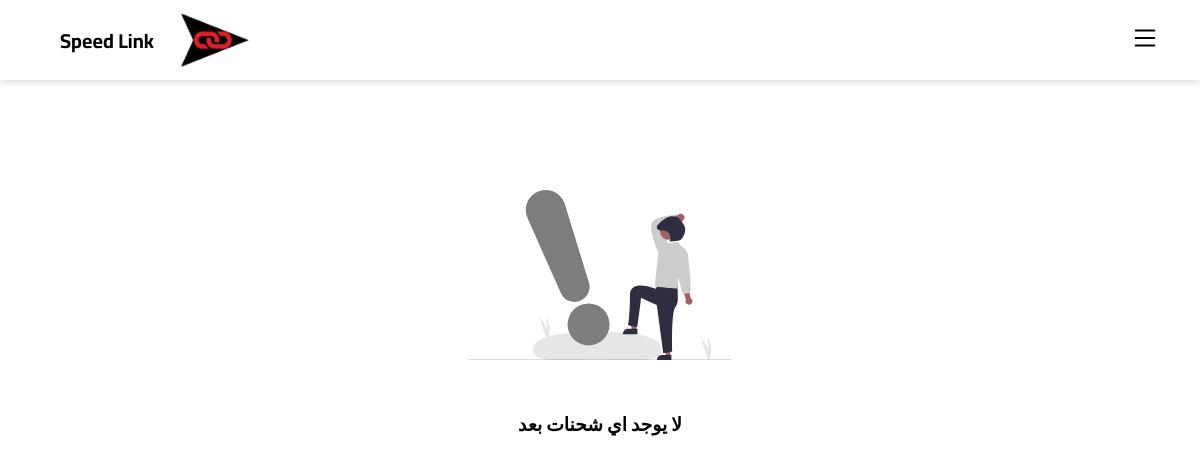
The app's page /stop, older data.
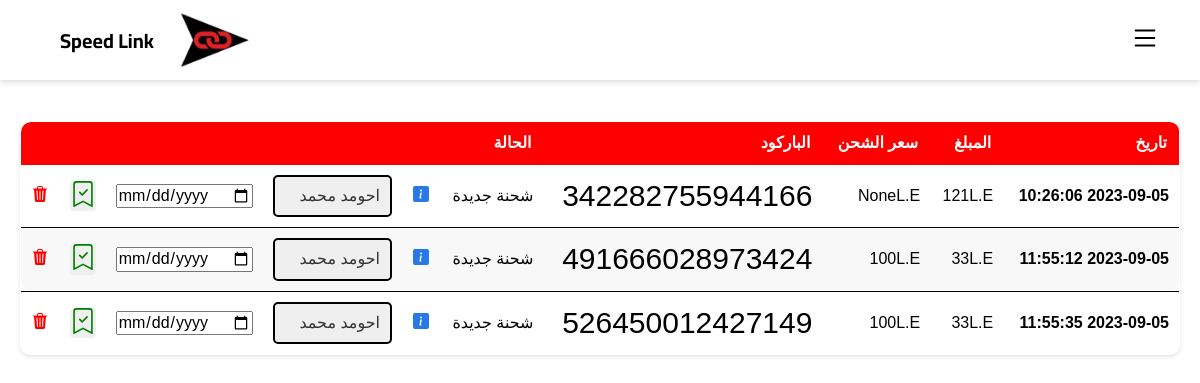
The same page, newer data.
### app.py (models this page shows)
class Shipment(db.Model):
    id = db.Column(db.Integer, primary_key=True)
    barcode = db.Column(db.String(15))
    shipper_username = db.Column(db.Integer)
    status = db.Column(db.String(50))
    delivery_id = db.Column(db.Integer)
    shipper_name = db.Column(db.String(100))
    shipper_phone_1 = db.Column(db.String(11))
    shipper_phone_2 = db.Column(db.String(11))
    shipper_address = db.Column(db.String(200))
    shipper_city = db.Column(db.String(100))
    shipper_wallet_code = db.Column(db.String(15))
    shipper_note = db.Column(db.Text)
    recipient_name = db.Column(db.String(100))
    recipient_phone_1 = db.Column(db.String(15))
    recipient_phone_2 = db.Column(db.String(15))
    recipient_address = db.Column(db.String(200))
    recipient_city = db.Column(db.String(100))
    recipient_note = db.Column(db.Text)
    pprice = db.Column(db.Integer)
    dprice = db.Column(db.Integer)
    tprice = db.Column(db.Integer)
    shipment_status = db.Column(db.String(100))
    date = db.Column(db.String(23))
    delivery_date = db.Column(db.String(20))
    aws_code = db.Column(db.String(25))
    how = db.Column(db.String(25))

### app.py (the view)
@app.route('/stop')
def stop():
    log = Shipment.query.filter_by(delivery_date=None,status='stop').all()
    u = Delivery.query.all()
    return render_template('sendtodelivery.html',infoL=log,u=u)

### templates/sendtodelivery.html (shortened to what this page needs)
{% extends 'base.html' %} {% block content %}
<link href="https://fonts.cdnfonts.com/css/barcode-font" rel="stylesheet">
{% if infoL %}
<table>
    <thead>
        <tr>
            <th>تاريخ</th>
            <th>المبلغ</th>
            <th>سعر الشحن</th>
            <th>الباركود</th>
            <th>الحالة</th>
            <th></th>
            <th></th>
            <th></th>
            <th></th>
            <th></th>
        </tr>
    </thead>
    <tbody>
       {% for log in infoL%}
        <tr>
            <td class="date"><strong>{{ log.date }}</strong></td>
            <td>{{ log.pprice }}L.E</td>
            <td>{{ log.dprice }}L.E</td>
            <td><p class="code">{{ log.barcode }}</p></td>
            <td>{{ log.shipment_status }}</td>
            <td><a href="/track/{{log.barcode}}" class="details-btn"></a></td>
            <form action="/setship" method="POST">
            <td><select name="dvid" id="dropdown">
                {% for user in u %}
                <option value="{{ user.id }}">{{ user.name }}</option>
                {% endfor %}
            </select>
            </td>
            <td style="width: 8%;"><input type="date" name="date"><input type="num" value="{{ log.id }}" name="sid"style="display: none;"></td>
            <td><button type="submit"></button></td>
              <td><a href="/deletsh"></a></td>
</form>
        </tr>
        {% endfor %}
    </tbody>
</table>{% else %}
<center>
    <br>
    <div class="" style="margin: 50px 0;">
        <br>
    </div>
    <h3>لا يوجد اي شحنات بعد</h3>
</center>
{% endif %}
</div>
{% endblock %}

Row changes from the older to the newer data that the page shows:
now on this page (row edited): Shipment: date "2023-09-05 10:26:06", pprice "121", dprice "None", barcode "342282755944166", shipment_status "شحنة جديدة"
now on this page (row edited): Shipment: date "2023-09-05 11:55:12", pprice "33", dprice "100", barcode "491666028973424", shipment_status "شحنة جديدة"
now on this page (row edited): Shipment: date "2023-09-05 11:55:35", pprice "33", dprice "100", barcode "526450012427149", shipment_status "شحنة جديدة"
Text that changed along with them:
text no longer shown: "لا يوجد اي شحنات بعد"
text now shown: "تاريخ المبلغ سعر الشحن الباركود الحالة"
